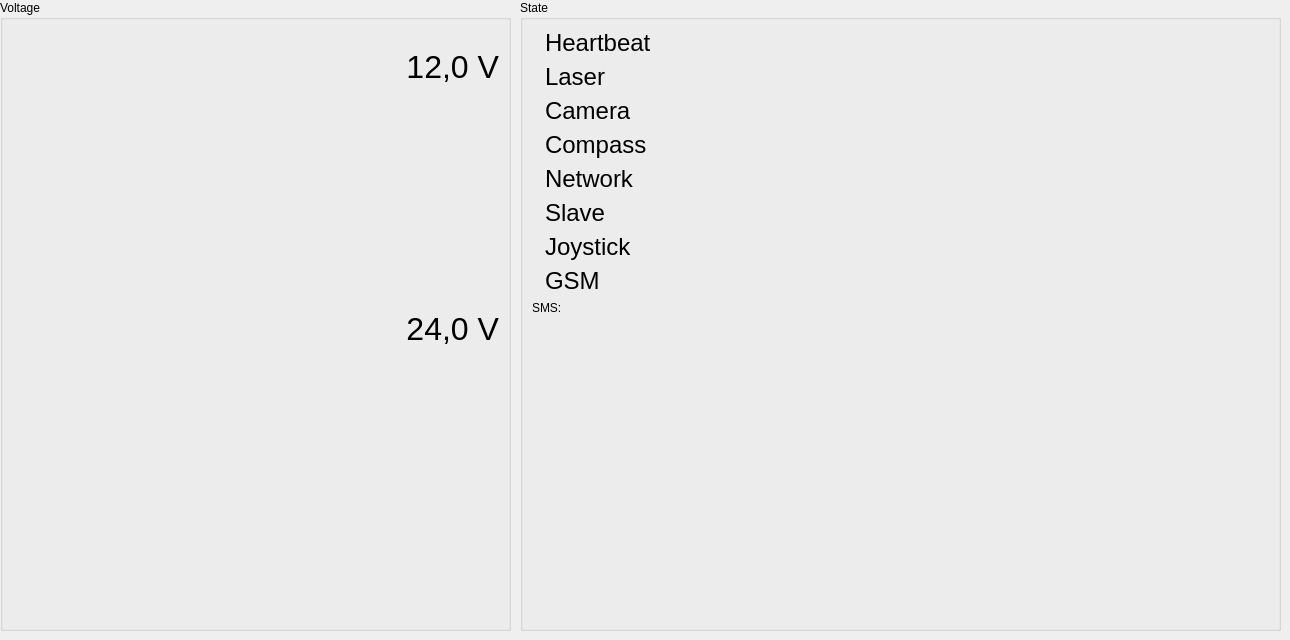
    <widget class="QWidget" name="tabState">
     <attribute name="title">
      <string>State</string>
     </attribute>
     <widget class="QGroupBox" name="groupBoxVoltage">
      <property name="geometry">
       <rect>
        <x>0</x>
        <y>0</y>
        <width>511</width>
        <height>631</height>
       </rect>
      </property>
      <property name="sizePolicy">
       <sizepolicy hsizetype="Preferred" vsizetype="Expanding">
        <horstretch>0</horstretch>
        <verstretch>0</verstretch>
       </sizepolicy>
      </property>
      <property name="title">
       <string>Voltage</string>
      </property>
      <layout class="QGridLayout" name="gridLayout_2">
       <item row="0" column="0">
        <layout class="QHBoxLayout" name="horizontalLayout_2">
         <item>
          <widget class="QWidget" name="widgetVoltage1" native="true">
           <property name="sizePolicy">
            <sizepolicy hsizetype="Minimum" vsizetype="Minimum">
             <horstretch>0</horstretch>
             <verstretch>0</verstretch>
            </sizepolicy>
           </property>
           <property name="minimumSize">
            <size>
             <width>305</width>
             <height>161</height>
            </size>
           </property>
          </widget>
         </item>
         <item>
          <spacer name="horizontalSpacer_7">
           <property name="orientation">
            <enum>Qt::Horizontal</enum>
           </property>
           <property name="sizeHint" stdset="0">
            <size>
             <width>13</width>
             <height>20</height>
            </size>
           </property>
          </spacer>
         </item>
         <item>
          <layout class="QVBoxLayout" name="verticalLayout_2">
           <item>
            <widget class="QLabel" name="lblBattery1">
             <property name="text">
              <string/>
             </property>
             <property name="pixmap">
              <pixmap resource="../direcs.qrc">:/images/images/battery-missing.png</pixmap>
             </property>
             <property name="alignment">
              <set>Qt::AlignCenter</set>
             </property>
            </widget>
           </item>
           <item>
            <widget class="QLabel" name="lblVoltage1">
             <property name="font">
              <font>
               <pointsize>24</pointsize>
               <weight>50</weight>
               <bold>false</bold>
              </font>
             </property>
             <property name="frameShape">
              <enum>QFrame::NoFrame</enum>
             </property>
             <property name="frameShadow">
              <enum>QFrame::Raised</enum>
             </property>
             <property name="text">
              <string>12,0 V</string>
             </property>
             <property name="alignment">
              <set>Qt::AlignRight|Qt::AlignTrailing|Qt::AlignVCenter</set>
             </property>
            </widget>
           </item>
           <item>
            <spacer name="verticalSpacer">
             <property name="orientation">
              <enum>Qt::Vertical</enum>
             </property>
             <property name="sizeHint" stdset="0">
              <size>
               <width>20</width>
               <height>40</height>
              </size>
             </property>
            </spacer>
           </item>
          </layout>
         </item>
        </layout>
       </item>
       <item row="2" column="0">
        <layout class="QHBoxLayout" name="horizontalLayout_5">
         <item>
          <widget class="QWidget" name="widgetVoltage2" native="true">
           <property name="sizePolicy">
            <sizepolicy hsizetype="Minimum" vsizetype="Minimum">
             <horstretch>0</horstretch>
             <verstretch>0</verstretch>
            </sizepolicy>
           </property>
           <property name="minimumSize">
            <size>
             <width>305</width>
             <height>161</height>
            </size>
           </property>
          </widget>
         </item>
         <item>
          <spacer name="horizontalSpacer_8">
           <property name="orientation">
            <enum>Qt::Horizontal</enum>
           </property>
           <property name="sizeHint" stdset="0">
            <size>
             <width>13</width>
             <height>20</height>
            </size>
           </property>
          </spacer>
         </item>
         <item>
          <layout class="QVBoxLayout" name="verticalLayout_4">
           <item>
            <widget class="QLabel" name="lblBattery2">
             <property name="text">
              <string/>
             </property>
             <property name="pixmap">
              <pixmap resource="../direcs.qrc">:/images/images/battery-missing.png</pixmap>
             </property>
             <property name="alignment">
              <set>Qt::AlignCenter</set>
             </property>
            </widget>
           </item>
           <item>
            <widget class="QLabel" name="lblVoltage2">
             <property name="font">
              <font>
               <pointsize>24</pointsize>
               <weight>50</weight>
               <bold>false</bold>
              </font>
             </property>
             <property name="frameShape">
              <enum>QFrame::NoFrame</enum>
             </property>
             <property name="frameShadow">
              <enum>QFrame::Raised</enum>
             </property>
             <property name="text">
              <string>24,0 V</string>
             </property>
             <property name="alignment">
              <set>Qt::AlignRight|Qt::AlignTrailing|Qt::AlignVCenter</set>
             </property>
            </widget>
           </item>
           <item>
            <spacer name="verticalSpacer_3">
             <property name="orientation">
              <enum>Qt::Vertical</enum>
             </property>
             <property name="sizeHint" stdset="0">
              <size>
               <width>20</width>
               <height>40</height>
              </size>
             </property>
            </spacer>
           </item>
          </layout>
         </item>
        </layout>
       </item>
       <item row="1" column="0">
        <spacer name="verticalSpacer_4">
         <property name="orientation">
          <enum>Qt::Vertical</enum>
         </property>
         <property name="sizeHint" stdset="0">
          <size>
           <width>20</width>
           <height>40</height>
          </size>
         </property>
        </spacer>
       </item>
       <item row="3" column="0">
        <widget class="QWidget" name="widgetHeartbeat" native="true">
         <property name="sizePolicy">
          <sizepolicy hsizetype="MinimumExpanding" vsizetype="MinimumExpanding">
           <horstretch>0</horstretch>
           <verstretch>0</verstretch>
          </sizepolicy>
         </property>
         <property name="minimumSize">
          <size>
           <width>291</width>
           <height>161</height>
          </size>
         </property>
         <zorder>textEditGlobalLog</zorder>
        </widget>
       </item>
      </layout>
     </widget>
     <widget class="QGroupBox" name="groupBoxState">
      <property name="geometry">
       <rect>
        <x>520</x>
        <y>0</y>
        <width>761</width>
        <height>631</height>
       </rect>
      </property>
      <property name="sizePolicy">
       <sizepolicy hsizetype="Preferred" vsizetype="Expanding">
        <horstretch>0</horstretch>
        <verstretch>0</verstretch>
       </sizepolicy>
      </property>
      <property name="title">
       <string>State</string>
      </property>
      <layout class="QGridLayout" name="gridLayout">
       <item row="1" column="0">
        <widget class="QLabel" name="label_13">
         <property name="text">
          <string>SMS:</string>
         </property>
        </widget>
       </item>
       <item row="3" column="0">
        <widget class="QWidget" name="widgetHeartbeat" native="true">
         <property name="sizePolicy">
          <sizepolicy hsizetype="MinimumExpanding" vsizetype="MinimumExpanding">
           <horstretch>0</horstretch>
           <verstretch>0</verstretch>
          </sizepolicy>
         </property>
         <property name="minimumSize">
          <size>
           <width>291</width>
           <height>161</height>
          </size>
         </property>
        </widget>
       </item>
       <item row="0" column="0">
        <layout class="QHBoxLayout" name="horizontalLayout">
         <item>
          <layout class="QGridLayout" name="gridLayout_6">
           <item row="4" column="1">
            <widget class="QLabel" name="label_6">
             <property name="font">
              <font>
               <pointsize>18</pointsize>
              </font>
             </property>
             <property name="text">
              <string>Network</string>
             </property>
            </widget>
           </item>
           <item row="5" column="0">
            <widget class="QLabel" name="lblLEDMasterSlave">
             <property name="pixmap">
              <pixmap resource="../direcs.qrc">:/images/images/led_gray.gif</pixmap>
             </property>
            </widget>
           </item>
           <item row="4" column="0">
            <widget class="QLabel" name="lblLEDNetwork">
             <property name="pixmap">
              <pixmap resource="../direcs.qrc">:/images/images/led_gray.gif</pixmap>
             </property>
            </widget>
           </item>
           <item row="5" column="1">
            <widget class="QLabel" name="lblMasterSlave">
             <property name="font">
              <font>
               <pointsize>18</pointsize>
              </font>
             </property>
             <property name="text">
              <string>Slave</string>
             </property>
            </widget>
           </item>
           <item row="2" column="0">
            <widget class="QLabel" name="lblLEDCamera">
             <property name="pixmap">
              <pixmap resource="../direcs.qrc">:/images/images/led_gray.gif</pixmap>
             </property>
            </widget>
           </item>
           <item row="1" column="0">
            <widget class="QLabel" name="lblLEDLaser">
             <property name="pixmap">
              <pixmap resource="../direcs.qrc">:/images/images/led_gray.gif</pixmap>
             </property>
            </widget>
           </item>
           <item row="3" column="0">
            <widget class="QLabel" name="lblLEDCompass">
             <property name="pixmap">
              <pixmap resource="../direcs.qrc">:/images/images/led_gray.gif</pixmap>
             </property>
            </widget>
           </item>
           <item row="1" column="1">
            <widget class="QLabel" name="label_8">
             <property name="font">
              <font>
               <pointsize>18</pointsize>
              </font>
             </property>
             <property name="text">
              <string>Laser</string>
             </property>
            </widget>
           </item>
           <item row="3" column="1">
            <widget class="QLabel" name="label_7">
             <property name="font">
              <font>
               <pointsize>18</pointsize>
              </font>
             </property>
             <property name="text">
              <string>Compass</string>
             </property>
            </widget>
           </item>
           <item row="2" column="1">
            <widget class="QLabel" name="label_9">
             <property name="font">
              <font>
               <pointsize>18</pointsize>
              </font>
             </property>
             <property name="text">
              <string>Camera</string>
             </property>
            </widget>
           </item>
           <item row="6" column="1">
            <widget class="QLabel" name="label_10">
             <property name="font">
              <font>
               <pointsize>18</pointsize>
              </font>
             </property>
             <property name="text">
              <string>Joystick</string>
             </property>
            </widget>
           </item>
           <item row="6" column="0">
            <widget class="QLabel" name="lblLEDJoystick">
             <property name="pixmap">
              <pixmap resource="../direcs.qrc">:/images/images/led_gray.gif</pixmap>
             </property>
            </widget>
           </item>
           <item row="0" column="0">
            <widget class="QLabel" name="lblLEDHeartbeat">
             <property name="pixmap">
              <pixmap resource="../direcs.qrc">:/images/images/led_gray.gif</pixmap>
             </property>
            </widget>
           </item>
           <item row="0" column="1">
            <widget class="QLabel" name="label_11">
             <property name="font">
              <font>
               <pointsize>18</pointsize>
              </font>
             </property>
             <property name="text">
              <string>Heartbeat</string>
             </property>
            </widget>
           </item>
           <item row="7" column="1">
            <widget class="QLabel" name="label_12">
             <property name="font">
              <font>
               <pointsize>18</pointsize>
              </font>
             </property>
             <property name="text">
              <string>GSM</string>
             </property>
            </widget>
           </item>
           <item row="7" column="0">
            <widget class="QLabel" name="lblLEDGSM">
             <property name="pixmap">
              <pixmap resource="../direcs.qrc">:/images/images/led_gray.gif</pixmap>
             </property>
            </widget>
           </item>
          </layout>
         </item>
         <item>
          <spacer name="horizontalSpacer_3">
           <property name="orientation">
            <enum>Qt::Horizontal</enum>
           </property>
           <property name="sizeHint" stdset="0">
            <size>
             <width>40</width>
             <height>20</height>
            </size>
           </property>
          </spacer>
         </item>
         <item>
          <layout class="QVBoxLayout" name="verticalLayout">
           <item>
            <layout class="QHBoxLayout" name="horizontalLayout_3">
             <item>
              <widget class="QLabel" name="lblLEDFrontLeft4">
               <property name="pixmap">
                <pixmap resource="../direcs.qrc">:/images/images/led_gray.gif</pixmap>
               </property>
               <property name="alignment">
                <set>Qt::AlignCenter</set>
               </property>
              </widget>
             </item>
             <item>
              <spacer name="horizontalSpacer">
               <property name="orientation">
                <enum>Qt::Horizontal</enum>
               </property>
               <property name="sizeHint" stdset="0">
                <size>
                 <width>40</width>
                 <height>20</height>
                </size>
               </property>
              </spacer>
             </item>
             <item>
              <widget class="QLabel" name="lblLEDFrontRight3">
               <property name="pixmap">
                <pixmap resource="../direcs.qrc">:/images/images/led_gray.gif</pixmap>
               </property>
               <property name="alignment">
                <set>Qt::AlignCenter</set>
               </property>
              </widget>
             </item>
            </layout>
           </item>
           <item>
            <widget class="QLabel" name="stateRobotPicture">
             <property name="maximumSize">
              <size>
               <width>94</width>
               <height>107</height>
              </size>
             </property>
             <property name="text">
              <string/>
             </property>
             <property name="pixmap">
              <pixmap resource="../direcs.qrc">:/images/images/bot_from_above.png</pixmap>
             </property>
             <property name="scaledContents">
              <bool>true</bool>
             </property>
             <property name="alignment">
              <set>Qt::AlignCenter</set>
             </property>
            </widget>
           </item>
           <item>
            <layout class="QHBoxLayout" name="horizontalLayout_4">
             <item>
              <widget class="QLabel" name="lblLEDBackLeft2">
               <property name="pixmap">
                <pixmap resource="../direcs.qrc">:/images/images/led_gray.gif</pixmap>
               </property>
               <property name="alignment">
                <set>Qt::AlignCenter</set>
               </property>
              </widget>
             </item>
             <item>
              <spacer name="horizontalSpacer_2">
               <property name="orientation">
                <enum>Qt::Horizontal</enum>
               </property>
               <property name="sizeHint" stdset="0">
                <size>
                 <width>40</width>
                 <height>20</height>
                </size>
               </property>
              </spacer>
             </item>
             <item>
              <widget class="QLabel" name="lblLEDBackRight1">
               <property name="pixmap">
                <pixmap resource="../direcs.qrc">:/images/images/led_gray.gif</pixmap>
               </property>
               <property name="alignment">
                <set>Qt::AlignCenter</set>
               </property>
              </widget>
             </item>
            </layout>
           </item>
          </layout>
         </item>
        </layout>
       </item>
       <item row="2" column="0">
        <widget class="QTextEdit" name="textEditGlobalLog"/>
        <widget class="QLabel" name="lblSMSnumber">
         <property name="text">
          <string>0</string>
         </property>
        </widget>
       </item>
      </layout>
     </widget>
     <zorder>groupBoxVoltage</zorder>
     <zorder>groupBoxState</zorder>
     <zorder>widgetHeartbeat</zorder>
    </widget>
